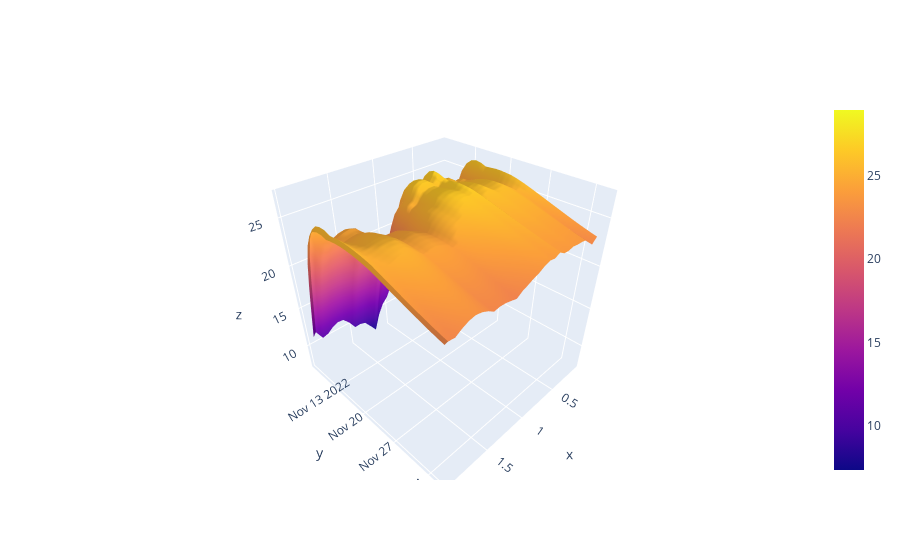

Write notebook code for a chart like this one.
### Code cell
import os
embedding_columns = ["keyword_length", "keyword_num_words", "budget", "matchType", "country_code", "campaign_type", "targeting_type", "budget_type", "adFormat", "tactic", "costType"]
idx = 0

test_results_path = "./test_results/"
results_df = pd.DataFrame(columns=["keywordId", "spend_rmse", "sales_rmse", "spend_corr", "sales_corr"])

for keyword in dataset["keywordId"].unique():

  test_frames_X, test_frames_Y = [], []
  test_frames_embed, test_frames_decoder_input = [], []

  keyword_data = dataset.loc[dataset["keywordId"]==keyword]
  keyword_data.sort_values(by=["date"], inplace=True)
  spend_sales_scaler = preprocessing.MinMaxScaler()
  scaler = preprocessing.MinMaxScaler()
  keyword_data[["clicks", "impressions", "orders", "campaign_sales_perc", "campaign_spend_perc", "account_sales_perc", "account_spend_perc", "year", "month", "day", "dayoftheweek"]] = scaler.fit_transform(keyword_data[["clicks", "impressions", "orders", "campaign_sales_perc", "campaign_spend_perc", "account_sales_perc", "account_spend_perc", "year", "month", "day", "dayoftheweek"]])
  keyword_data[["spend_usd", "sales_usd"]] = spend_sales_scaler.fit_transform(keyword_data[["spend_usd", "sales_usd"]])
  train_size = (int)(len(keyword_data) * 0.8)
  #test_data = keyword_data[:train_size]
  test_data = keyword_data[train_size-HISTORICAL_DATA_WINDOW-FUTURE_PREDICTION_WINDOW+1:]
  data_columns = keyword_data.columns
  test_data_arr = np.array(test_data)

  test_data_frame_X = sliding_window_view(test_data_arr, window_shape = (HISTORICAL_DATA_WINDOW, test_data_arr.shape[1]))
  test_data_frame_X = np.squeeze(test_data_frame_X)[:-FUTURE_PREDICTION_WINDOW]
  test_data_frames_X = test_data_frame_X.copy()

  for frame in test_data_frames_X:
    test_frames_X.append(pd.DataFrame(frame, columns=data_columns))

  test_data_frame_Y = sliding_window_view(test_data_arr, window_shape = (FUTURE_PREDICTION_WINDOW, test_data_arr.shape[1]))
  test_data_frame_Y = np.squeeze(test_data_frame_Y)[HISTORICAL_DATA_WINDOW:]
  test_data_frames_Y = test_data_frame_Y.copy()
  for frame in test_data_frames_Y:
    test_frames_Y.append(pd.DataFrame(frame, columns=data_columns))

  date_frames = []

  for i in range(len(test_frames_X)):
    test_frames_embed.append(test_frames_X[i].loc[0][embedding_columns])
    test_frames_X[i].drop(columns=embedding_columns, inplace=True)
    date_frames.append(test_frames_Y[i]["date"])
    test_frames_X[i].drop(columns=["keywordId", "date"], inplace=True)
    test_frames_Y[i].drop(columns=embedding_columns, inplace=True)
    test_frames_Y[i].drop(columns=["keywordId", "date", "year", "month", "day", "dayoftheweek", "clicks", "impressions", "orders", "campaign_sales_perc", "campaign_spend_perc", "account_sales_perc", "account_spend_perc"], inplace=True)

  for i in range(len(test_frames_Y)):
    test_frames_decoder_input.append(test_frames_Y[i]["cpc"])
    test_frames_Y[i].drop(columns=["cpc"], inplace=True)

  test_frames_X, test_frames_Y = np.array(test_frames_X).astype(np.float32), np.array(test_frames_Y).astype(np.float32)
  test_frames_embed, test_frames_decoder_input = np.array(test_frames_embed).astype(np.float32), np.array(test_frames_decoder_input).astype(np.float32)

  test_frames_X, test_frames_Y = np.nan_to_num(test_frames_X).astype(np.float32), np.nan_to_num(test_frames_Y).astype(np.float32)
  test_frames_embed, test_frames_decoder_input = np.nan_to_num(test_frames_embed).astype(np.float32), np.nan_to_num(test_frames_decoder_input).astype(np.float32)
    
  predicted_frames_cpc = create_cpc_bid_landscape(ED_lstm_model, test_frames_X, test_frames_embed, test_frames_decoder_input, date_frames, spend_sales_scaler, 0.1, 2)
  print(predicted_frames_cpc)
  predicted_frames_cpc = np.array(predicted_frames_cpc)
  print(predicted_frames_cpc.shape)
  break
#   predicted_frames_Y = ED_lstm_model.predict([test_frames_X, test_frames_embed, test_frames_decoder_input])

#   for i in range(len(predicted_frames_Y)):
#     predicted_frames_Y[i] = spend_sales_scaler.inverse_transform(predicted_frames_Y[i])
#     test_frames_Y[i] = spend_sales_scaler.inverse_transform(test_frames_Y[i])
#   sales_fig, spend_fig, spend_rmse, sales_rmse, spend_pearson_coeff, sales_pearson_coeff = analyze(predicted_frames_Y, test_frames_Y, date_frames, keyword)
#   if not os.path.exists(os.path.join(test_results_path, str(keyword)+"/")):
#     os.makedirs(os.path.join(test_results_path, str(keyword)+"/"))
#   sales_fig.write_html(os.path.join(test_results_path, str(keyword)+"/sales_fig.html"))
#   spend_fig.write_html(os.path.join(test_results_path, str(keyword)+"/spend_fig.html"))
#   results_df.loc[len(results_df)] = [keyword, spend_rmse, sales_rmse, spend_pearson_coeff, sales_pearson_coeff]
    
#   create_cpc_bid_landscape()
#   idx += 1
#   if idx==3:
#     break

# results_df.to_csv("./test_results_df.csv")

### Figure 1 — Plotly figure (JSON) as saved in the notebook; plotly's stock layout.template omitted (floating-point values rounded to 4 significant figures; data arrays with more than 128 entries replaced by an {"elided": "..."} marker saying what was removed)
{"data": [{"type": "surface", "x": [0.1, 0.1655, 0.231, 0.2966, 0.3621, 0.4276, 0.4931, 0.5586, 0.6241, 0.6897, 0.7552, 0.8207, 0.8862, 0.9517, 1.017, 1.083, 1.148, 1.214, 1.279, 1.345, 1.41, 1.476, 1.541, 1.607, 1.672, 1.738, 1.803, 1.869, 1.934, 2], "y": ["2022-11-07T00:00:00.000000000", "2022-11-08T00:00:00.000000000", "2022-11-09T00:00:00.000000000", "2022-11-10T00:00:00.000000000", "2022-11-11T00:00:00.000000000", "2022-11-12T00:00:00.000000000", "2022-11-13T00:00:00.000000000", "2022-11-14T00:00:00.000000000", "2022-11-15T00:00:00.000000000", "2022-11-16T00:00:00.000000000", "2022-11-17T00:00:00.000000000", "2022-11-18T00:00:00.000000000", "2022-11-19T00:00:00.000000000", "2022-11-20T00:00:00.000000000", "2022-11-21T00:00:00.000000000", "2022-11-22T00:00:00.000000000", "2022-11-23T00:00:00.000000000", "2022-11-24T00:00:00.000000000", "2022-11-25T00:00:00.000000000", "2022-11-26T00:00:00.000000000", "2022-11-27T00:00:00.000000000", "2022-11-28T00:00:00.000000000", "2022-11-29T00:00:00.000000000", "2022-11-30T00:00:00.000000000", "2022-12-01T00:00:00.000000000", "2022-12-02T00:00:00.000000000", "2022-12-03T00:00:00.000000000", "2022-12-04T00:00:00.000000000", "2022-12-05T00:00:00.000000000", "2022-12-06T00:00:00.000000000", "2022-12-07T00:00:00.000000000", "2022-12-08T00:00:00.000000000", "2022-12-09T00:00:00.000000000", "2022-12-10T00:00:00.000000000", "2022-12-11T00:00:00.000000000", "2022-12-12T00:00:00.000000000", "2022-12-13T00:00:00.000000000", "2022-12-14T00:00:00.000000000", "2022-12-15T00:00:00.000000000", "2022-12-16T00:00:00.000000000", "2022-12-17T00:00:00.000000000", "2022-12-18T00:00:00.000000000", "2022-12-19T00:00:00.000000000", "2022-12-20T00:00:00.000000000", "2022-12-21T00:00:00.000000000", "2022-12-22T00:00:00.000000000", "2022-12-23T00:00:00.000000000", "2022-12-24T00:00:00.000000000", "2022-12-25T00:00:00.000000000", "2022-12-26T00:00:00.000000000", "2022-12-27T00:00:00.000000000", "2022-12-28T00:00:00.000000000", "2022-12-29T00:00:00.000000000", "2022-12-30T00:00:00.000000000", "2022-12-31T00:00:00.000000000", "2023-01-01T00:00:00.000000000", "2023-01-02T00:00:00.000000000", "2023-01-03T00:00:00.000000000", "2023-01-04T00:00:00.000000000", "2023-01-05T00:00:00.000000000", "2023-01-06T00:00:00.000000000", "2023-01-07T00:00:00.000000000", "2023-01-08T00:00:00.000000000", "2023-01-09T00:00:00.000000000", "2023-01-10T00:00:00.000000000", "2023-01-11T00:00:00.000000000", "2023-01-12T00:00:00.000000000", "2023-01-13T00:00:00.000000000", "2023-01-14T00:00:00.000000000", "2023-01-15T00:00:00.000000000", "2023-01-16T00:00:00.000000000", "2023-01-17T00:00:00.000000000", "2023-01-18T00:00:00.000000000"], "z": {"elided": "30x73 float values"}}], "layout": {}}
